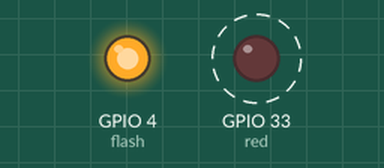
This program was run on a simulated ESP32 board running MicroPython. Shown: output pins drawn as LEDs (lit = HIGH). Dashed ring = blinking. What the program prints to the serial console is not drawn.

Above: at 0.65 s.
At 6.15 s:
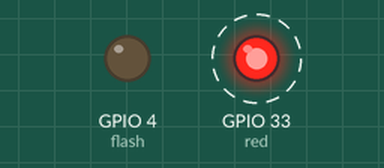
Timing chart, 0 to 7.0 s (numbered marks = the images above):
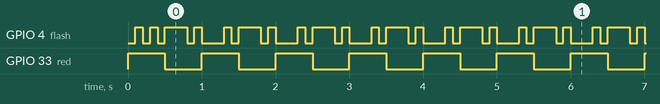

Measured:
- by itself, GPIO 4 (flash): moves between LOW and HIGH, repeating every 5.4 s
- by itself, GPIO 33 (red): alternates HIGH for 0.50 s and LOW for 0.50 s
- by itself, everything shown: repeats every 7.0 s, in 42 steps

The program:

c4d_problem1.py
```python
from machine import Pin, Timer
import time

flash = Pin(4, Pin.OUT, value=0)
red = Pin(33, Pin.OUT, value=1)

# 인터럽트가 세우는 깃발: 시간 단위마다 하나씩
flag_10ms = False
flag_100ms = False
flag_500ms = False
flag_1000ms = False

isr_cnt = 0  # 인터럽트가 세는 ms (메인은 건드리지 않는다)
missed_100 = 0

def timer_isr(t):
    global isr_cnt, flag_10ms, flag_100ms, flag_500ms, flag_1000ms
    isr_cnt += 1
    global missed_100
    if isr_cnt % 10 == 0:
        flag_10ms = True
    if isr_cnt % 100 == 0:
        if flag_100ms == True:
            missed_100 += 1
            print("missed_100: ", missed_100)
        else:
            flag_100ms = True
    if isr_cnt % 500 == 0:
        flag_500ms = True
    if isr_cnt >= 1000:
        flag_1000ms = True
        isr_cnt = 0
    # 깃발만 세우고 바로 빠져나간다

def task_10ms():
    pass

def task_100ms():
    flash.value(flash.value() ^ 1)

def task_500ms():
    red.value(red.value() ^ 1)
    time.sleep_ms(300)  # 이 일이 300ms 걸린다고 가정 (D9 c2c 와 같은 상황)

last = time.ticks_ms()

def task_1000ms():
    global last
    now = time.ticks_ms()
    print("1초 간격 측정:", time.ticks_diff(now, last), "ms")
    last = now

tmr = Timer(0)
tmr.init(period=1, mode=Timer.PERIODIC, callback=timer_isr)

try:
    while True:
        # 메인은 깃발이 서 있는지만 본다. 내리고 나서 일을 한다
        if flag_10ms:
            flag_10ms = False
            task_10ms()
        if flag_100ms:
            flag_100ms = False
            task_100ms()
        if flag_500ms:
            flag_500ms = False
            task_500ms()
        if flag_1000ms:
            flag_1000ms = False
            task_1000ms()
except KeyboardInterrupt:
    tmr.deinit()
    flash.value(0)
    red.value(1)
    print("타이머 정지")
```
